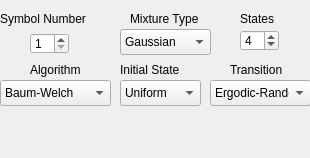
<?xml version="1.0" encoding="UTF-8"?>
<ui version="4.0">
 <class>ParametersHMM</class>
 <widget class="QWidget" name="ParametersHMM">
  <property name="geometry">
   <rect>
    <x>0</x>
    <y>0</y>
    <width>310</width>
    <height>158</height>
   </rect>
  </property>
  <property name="windowTitle">
   <string>Form</string>
  </property>
  <widget class="QLabel" name="label_19">
   <property name="enabled">
    <bool>true</bool>
   </property>
   <property name="geometry">
    <rect>
     <x>0</x>
     <y>9</y>
     <width>101</width>
     <height>20</height>
    </rect>
   </property>
   <property name="font">
    <font>
     <pointsize>9</pointsize>
    </font>
   </property>
   <property name="text">
    <string>Symbol Number</string>
   </property>
  </widget>
  <widget class="QSpinBox" name="hmmSymbolNumber">
   <property name="enabled">
    <bool>true</bool>
   </property>
   <property name="geometry">
    <rect>
     <x>30</x>
     <y>33</y>
     <width>39</width>
     <height>21</height>
    </rect>
   </property>
   <property name="font">
    <font>
     <pointsize>9</pointsize>
    </font>
   </property>
   <property name="toolTip">
    <string>Number of symbols</string>
   </property>
   <property name="minimum">
    <number>1</number>
   </property>
   <property name="maximum">
    <number>1000</number>
   </property>
   <property name="value">
    <number>1</number>
   </property>
  </widget>
  <widget class="QComboBox" name="hmmTrainCombo">
   <property name="geometry">
    <rect>
     <x>0</x>
     <y>80</y>
     <width>111</width>
     <height>26</height>
    </rect>
   </property>
   <property name="font">
    <font>
     <pointsize>9</pointsize>
    </font>
   </property>
   <property name="currentIndex">
    <number>0</number>
   </property>
   <item>
    <property name="text">
     <string>Baum-Welch</string>
    </property>
   </item>
   <item>
    <property name="text">
     <string>Segmental K-Means</string>
    </property>
   </item>
   <item>
    <property name="text">
     <string>Hybrid</string>
    </property>
   </item>
  </widget>
  <widget class="QLabel" name="label_20">
   <property name="geometry">
    <rect>
     <x>240</x>
     <y>9</y>
     <width>41</width>
     <height>20</height>
    </rect>
   </property>
   <property name="font">
    <font>
     <pointsize>9</pointsize>
    </font>
   </property>
   <property name="text">
    <string>States</string>
   </property>
  </widget>
  <widget class="QLabel" name="label_21">
   <property name="geometry">
    <rect>
     <x>30</x>
     <y>60</y>
     <width>50</width>
     <height>20</height>
    </rect>
   </property>
   <property name="font">
    <font>
     <pointsize>9</pointsize>
    </font>
   </property>
   <property name="text">
    <string>Algorithm</string>
   </property>
  </widget>
  <widget class="QSpinBox" name="hmmStatesCount">
   <property name="geometry">
    <rect>
     <x>240</x>
     <y>30</y>
     <width>39</width>
     <height>21</height>
    </rect>
   </property>
   <property name="font">
    <font>
     <pointsize>9</pointsize>
    </font>
   </property>
   <property name="toolTip">
    <string>Number of mixture elements</string>
   </property>
   <property name="minimum">
    <number>2</number>
   </property>
   <property name="maximum">
    <number>100</number>
   </property>
   <property name="value">
    <number>4</number>
   </property>
  </widget>
  <widget class="QComboBox" name="hmmObsCombo">
   <property name="geometry">
    <rect>
     <x>120</x>
     <y>29</y>
     <width>91</width>
     <height>26</height>
    </rect>
   </property>
   <property name="font">
    <font>
     <pointsize>9</pointsize>
    </font>
   </property>
   <property name="currentIndex">
    <number>0</number>
   </property>
   <item>
    <property name="text">
     <string>Gaussian</string>
    </property>
   </item>
   <item>
    <property name="text">
     <string>Histograms</string>
    </property>
   </item>
  </widget>
  <widget class="QLabel" name="label_22">
   <property name="geometry">
    <rect>
     <x>130</x>
     <y>9</y>
     <width>80</width>
     <height>20</height>
    </rect>
   </property>
   <property name="font">
    <font>
     <pointsize>9</pointsize>
    </font>
   </property>
   <property name="text">
    <string>Mixture Type</string>
   </property>
  </widget>
  <widget class="QLabel" name="label_23">
   <property name="geometry">
    <rect>
     <x>120</x>
     <y>60</y>
     <width>71</width>
     <height>20</height>
    </rect>
   </property>
   <property name="font">
    <font>
     <pointsize>9</pointsize>
    </font>
   </property>
   <property name="text">
    <string>Initial State</string>
   </property>
  </widget>
  <widget class="QComboBox" name="hmmInitialCombo">
   <property name="geometry">
    <rect>
     <x>120</x>
     <y>80</y>
     <width>81</width>
     <height>26</height>
    </rect>
   </property>
   <property name="font">
    <font>
     <pointsize>9</pointsize>
    </font>
   </property>
   <property name="toolTip">
    <string>Initial State vector options</string>
   </property>
   <property name="currentIndex">
    <number>0</number>
   </property>
   <item>
    <property name="text">
     <string>Uniform</string>
    </property>
   </item>
   <item>
    <property name="text">
     <string>Random</string>
    </property>
   </item>
   <item>
    <property name="text">
     <string>First</string>
    </property>
   </item>
  </widget>
  <widget class="QLabel" name="label_24">
   <property name="geometry">
    <rect>
     <x>230</x>
     <y>60</y>
     <width>71</width>
     <height>20</height>
    </rect>
   </property>
   <property name="font">
    <font>
     <pointsize>9</pointsize>
    </font>
   </property>
   <property name="text">
    <string>Transition</string>
   </property>
  </widget>
  <widget class="QComboBox" name="hmmTransCombo">
   <property name="geometry">
    <rect>
     <x>210</x>
     <y>80</y>
     <width>101</width>
     <height>26</height>
    </rect>
   </property>
   <property name="font">
    <font>
     <pointsize>9</pointsize>
    </font>
   </property>
   <property name="toolTip">
    <string>Initial State vector options</string>
   </property>
   <property name="currentIndex">
    <number>0</number>
   </property>
   <item>
    <property name="text">
     <string>Ergodic-Random</string>
    </property>
   </item>
   <item>
    <property name="text">
     <string>Ergodic-Uniform</string>
    </property>
   </item>
   <item>
    <property name="text">
     <string>LeftRight-Random</string>
    </property>
   </item>
   <item>
    <property name="text">
     <string>LeftRight-Uniform</string>
    </property>
   </item>
  </widget>
 </widget>
 <resources/>
 <connections/>
</ui>
